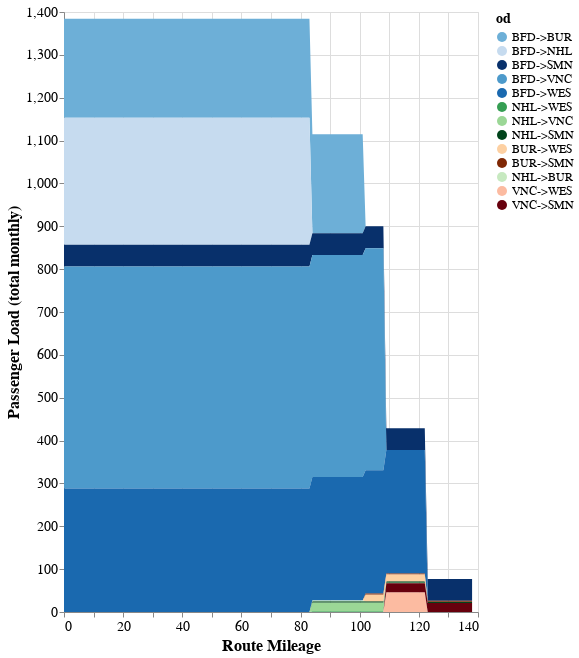

The cell this chart's notebook holds for it:
### Code cell
chart

### Figure 1 — Vega specification as saved in the notebook (floating-point values rounded to 4 significant figures; data arrays with more than 128 entries replaced by an {"elided": "..."} marker saying what was removed)
{"$schema": "https://vega.github.io/schema/vega/v5.json", "data": [{"name": "source_0", "values": {"elided": "1807 records"}}, {"name": "source_0_x_domain_route_mileage", "values": [{"min": 0.0, "max": 138.0}]}], "marks": [{"type": "group", "name": "pathgroup", "from": {"facet": {"data": "source_0", "name": "faceted_path_main", "groupby": ["od"]}}, "encode": {"update": {"width": {"field": {"signal": null, "datum": null, "group": "width", "parent": null}}, "height": {"field": {"signal": null, "datum": null, "group": "height", "parent": null}}}}, "marks": [{"type": "area", "name": "marks", "from": {"data": "faceted_path_main"}, "sort": {"field": "x"}, "encode": {"update": {"x": {"field": "route_mileage", "scale": "x"}, "y2": {"field": "sum_ridership_start", "scale": "y"}, "tooltip": {"signal": "{\"departing_station\": isValid(datum[\"departing_station\"]) ? datum[\"departing_station\"] : \"\"+datum[\"departing_station\"], \"od\": isValid(datum[\"od\"]) ? datum[\"od\"] : \"\"+datum[\"od\"], \"ridership\": format(datum[\"ridership\"], \"\")}"}, "fill": {"field": "od", "scale": "color"}, "orient": {"value": "vertical"}, "y": {"field": "sum_ridership_end", "scale": "y"}, "defined": {"signal": "isValid(datum[\"route_mileage\"]) && isFinite(+datum[\"route_mileage\"]) && isValid(datum[\"sum_ridership\"]) && isFinite(+datum[\"sum_ridership\"])"}}}, "style": ["area"]}]}], "scales": [{"name": "x", "type": "linear", "domain": [{"signal": "(data(\"source_0_x_domain_route_mileage\")[0] || {}).min"}, {"signal": "(data(\"source_0_x_domain_route_mileage\")[0] || {}).max"}], "range": [0, {"signal": "width"}], "zero": false, "nice": true}, {"name": "y", "type": "linear", "domain": {"data": "source_0", "fields": ["sum_ridership_start", "sum_ridership_end"]}, "range": [{"signal": "height"}, 0], "zero": true, "nice": true}, {"name": "color", "type": "ordinal", "domain": ["BFD->BUR", "BFD->NHL", "BFD->SMN", "BFD->VNC", "BFD->WES", "NHL->WES", "NHL->VNC", "NHL->SMN", "BUR->WES", "BUR->SMN", "NHL->BUR", "VNC->WES", "VNC->SMN"], "range": ["#6dafd7", "#c6dbef", "#08306b", "#4d9acb", "#1a69af", "#359e53", "#9bd796", "#00441b", "#fdd0a2", "#7f2704", "#c7e9c0", "#fcbba1", "#67000d"]}], "axes": [{"scale": "x", "aria": false, "gridScale": "y", "grid": true, "labels": false, "zindex": 0, "orient": "bottom", "maxExtent": 0, "tickCount": {"signal": "ceil(width/40)"}, "domain": false, "minExtent": 0, "ticks": false}, {"scale": "y", "labels": false, "gridScale": "x", "ticks": false, "zindex": 0, "tickCount": {"signal": "ceil(height/40)"}, "grid": true, "maxExtent": 0, "orient": "left", "domain": false, "aria": false, "minExtent": 0}, {"scale": "x", "title": "Route Mileage", "grid": false, "tickCount": {"signal": "ceil(width/40)"}, "zindex": 0, "labelFlush": true, "labelOverlap": true, "orient": "bottom"}, {"scale": "y", "zindex": 0, "tickCount": {"signal": "ceil(height/40)"}, "grid": false, "title": "Passenger Load (total monthly)", "orient": "left", "labelOverlap": true}], "padding": 5, "legends": [{"labelFontSize": 12, "symbolLimit": 0, "titleFontSize": 14, "fill": "color", "symbolType": "circle", "title": "od"}], "background": "white", "config": {"axis": {"labelFontSize": 14, "titleFontSize": 16}}, "height": 600, "width": 414, "style": "cell"}
